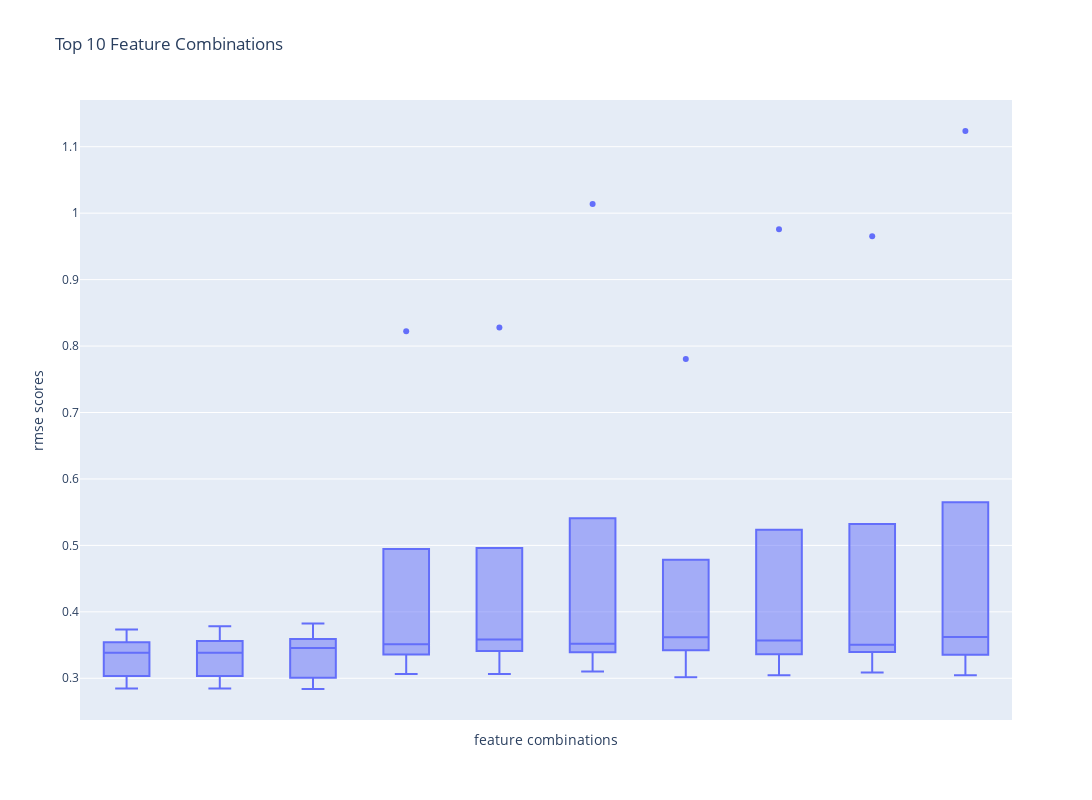

The notebook cell this image was saved under:
### Code cell
pio.renderers.default = 'plotly_mimetype'
x = df_agg_metrics['features'].head(10)

fig = px.box(df_metrics, x=df_metrics[df_metrics['features'].isin(x)]['features'],
             y=df_metrics[df_metrics['features'].isin(x)]['rmse_scores'], title='RMSE Boxplot of Top 10 Feature Combinations')
fig.update_layout(height=800, width=1100,
                  title_text="Top 10 Feature Combinations",
                  xaxis_title="feature combinations", yaxis_title="rmse scores")
fig.update_xaxes(showticklabels=False)
fig.show()

### Figure 1 — Plotly figure (JSON) as saved in the notebook; plotly's stock layout.template omitted (floating-point values rounded to 4 significant figures)
{"data": [{"alignmentgroup": "True", "hovertemplate": "x=%{x}<br>y=%{y}<extra></extra>", "legendgroup": "", "marker": {"color": "#636efa"}, "name": "", "notched": false, "offsetgroup": "", "orientation": "v", "showlegend": false, "type": "box", "x": ["f_1_num_of_terms,f_2_query_length", "f_1_num_of_terms,f_2_query_length", "f_1_num_of_terms,f_2_query_length", "f_1_num_of_terms,f_2_query_length", "f_1_num_of_terms,f_2_query_length", "f_1_num_of_terms,f_2_query_length,f_3_has_numbers", "f_1_num_of_terms,f_2_query_length,f_3_has_numbers", "f_1_num_of_terms,f_2_query_length,f_3_has_numbers", "f_1_num_of_terms,f_2_query_length,f_3_has_numbers", "f_1_num_of_terms,f_2_query_length,f_3_has_numbers", "f_1_num_of_terms,f_2_query_length,f_3_has_numbers,f_4_has_special_char", "f_1_num_of_terms,f_2_query_length,f_3_has_numbers,f_4_has_special_char", "f_1_num_of_terms,f_2_query_length,f_3_has_numbers,f_4_has_special_char", "f_1_num_of_terms,f_2_query_length,f_3_has_numbers,f_4_has_special_char", "f_1_num_of_terms,f_2_query_length,f_3_has_numbers,f_4_has_special_char", "f_1_num_of_terms,f_2_query_length,f_3_has_numbers,f_4_has_special_char,f_5_num_results", "f_1_num_of_terms,f_2_query_length,f_3_has_numbers,f_4_has_special_char,f_5_num_results", "f_1_num_of_terms,f_2_query_length,f_3_has_numbers,f_4_has_special_char,f_5_num_results", "f_1_num_of_terms,f_2_query_length,f_3_has_numbers,f_4_has_special_char,f_5_num_results", "f_1_num_of_terms,f_2_query_length,f_3_has_numbers,f_4_has_special_char,f_5_num_results", "f_1_num_of_terms,f_2_query_length,f_3_has_numbers,f_4_has_special_char,f_5_num_results,f_6_max_title_score", "f_1_num_of_terms,f_2_query_length,f_3_has_numbers,f_4_has_special_char,f_5_num_results,f_6_max_title_score", "f_1_num_of_terms,f_2_query_length,f_3_has_numbers,f_4_has_special_char,f_5_num_results,f_6_max_title_score", "f_1_num_of_terms,f_2_query_length,f_3_has_numbers,f_4_has_special_char,f_5_num_results,f_6_max_title_score", "f_1_num_of_terms,f_2_query_length,f_3_has_numbers,f_4_has_special_char,f_5_num_results,f_6_max_title_score", "f_1_num_of_terms,f_2_query_length,f_3_has_numbers,f_4_has_special_char,f_5_num_results,f_6_max_title_score,f_7_sum_title_scores", "f_1_num_of_terms,f_2_query_length,f_3_has_numbers,f_4_has_special_char,f_5_num_results,f_6_max_title_score,f_7_sum_title_scores", "f_1_num_of_terms,f_2_query_length,f_3_has_numbers,f_4_has_special_char,f_5_num_results,f_6_max_title_score,f_7_sum_title_scores", "f_1_num_of_terms,f_2_query_length,f_3_has_numbers,f_4_has_special_char,f_5_num_results,f_6_max_title_score,f_7_sum_title_scores", "f_1_num_of_terms,f_2_query_length,f_3_has_numbers,f_4_has_special_char,f_5_num_results,f_6_max_title_score,f_7_sum_title_scores", "f_1_num_of_terms,f_2_query_length,f_3_has_numbers,f_4_has_special_char,f_5_num_results,f_6_max_title_score,f_8_max_semantic_score", "f_1_num_of_terms,f_2_query_length,f_3_has_numbers,f_4_has_special_char,f_5_num_results,f_6_max_title_score,f_8_max_semantic_score", "f_1_num_of_terms,f_2_query_length,f_3_has_numbers,f_4_has_special_char,f_5_num_results,f_6_max_title_score,f_8_max_semantic_score", "f_1_num_of_terms,f_2_query_length,f_3_has_numbers,f_4_has_special_char,f_5_num_results,f_6_max_title_score,f_8_max_semantic_score", "f_1_num_of_terms,f_2_query_length,f_3_has_numbers,f_4_has_special_char,f_5_num_results,f_6_max_title_score,f_8_max_semantic_score", "f_1_num_of_terms,f_2_query_length,f_3_has_numbers,f_4_has_special_char,f_5_num_results,f_6_max_title_score,f_7_sum_title_scores,f_8_max_semantic_score", "f_1_num_of_terms,f_2_query_length,f_3_has_numbers,f_4_has_special_char,f_5_num_results,f_6_max_title_score,f_7_sum_title_scores,f_8_max_semantic_score", "f_1_num_of_terms,f_2_query_length,f_3_has_numbers,f_4_has_special_char,f_5_num_results,f_6_max_title_score,f_7_sum_title_scores,f_8_max_semantic_score", "f_1_num_of_terms,f_2_query_length,f_3_has_numbers,f_4_has_special_char,f_5_num_results,f_6_max_title_score,f_7_sum_title_scores,f_8_max_semantic_score", "f_1_num_of_terms,f_2_query_length,f_3_has_numbers,f_4_has_special_char,f_5_num_results,f_6_max_title_score,f_7_sum_title_scores,f_8_max_semantic_score", "f_1_num_of_terms,f_2_query_length,f_3_has_numbers,f_4_has_special_char,f_5_num_results,f_6_max_title_score,f_7_sum_title_scores,f_9_avg_semantic_score", "f_1_num_of_terms,f_2_query_length,f_3_has_numbers,f_4_has_special_char,f_5_num_results,f_6_max_title_score,f_7_sum_title_scores,f_9_avg_semantic_score", "f_1_num_of_terms,f_2_query_length,f_3_has_numbers,f_4_has_special_char,f_5_num_results,f_6_max_title_score,f_7_sum_title_scores,f_9_avg_semantic_score", "f_1_num_of_terms,f_2_query_length,f_3_has_numbers,f_4_has_special_char,f_5_num_results,f_6_max_title_score,f_7_sum_title_scores,f_9_avg_semantic_score", "f_1_num_of_terms,f_2_query_length,f_3_has_numbers,f_4_has_special_char,f_5_num_results,f_6_max_title_score,f_7_sum_title_scores,f_9_avg_semantic_score", "f_1_num_of_terms,f_2_query_length,f_3_has_numbers,f_4_has_special_char,f_5_num_results,f_6_max_title_score,f_7_sum_title_scores,f_8_max_semantic_score,f_9_avg_semantic_score", "f_1_num_of_terms,f_2_query_length,f_3_has_numbers,f_4_has_special_char,f_5_num_results,f_6_max_title_score,f_7_sum_title_scores,f_8_max_semantic_score,f_9_avg_semantic_score", "f_1_num_of_terms,f_2_query_length,f_3_has_numbers,f_4_has_special_char,f_5_num_results,f_6_max_title_score,f_7_sum_title_scores,f_8_max_semantic_score,f_9_avg_semantic_score", "f_1_num_of_terms,f_2_query_length,f_3_has_numbers,f_4_has_special_char,f_5_num_results,f_6_max_title_score,f_7_sum_title_scores,f_8_max_semantic_score,f_9_avg_semantic_score", "f_1_num_of_terms,f_2_query_length,f_3_has_numbers,f_4_has_special_char,f_5_num_results,f_6_max_title_score,f_7_sum_title_scores,f_8_max_semantic_score,f_9_avg_semantic_score"], "x0": " ", "xaxis": "x", "y": [0.3385, 0.3479, 0.2846, 0.3097, 0.3734, 0.3386, 0.3487, 0.2847, 0.3097, 0.3784, 0.3455, 0.3514, 0.2839, 0.3066, 0.3825, 0.3453, 0.3514, 0.8222, 0.3065, 0.3853, 0.3585, 0.3524, 0.8281, 0.3066, 0.3855, 0.3519, 0.3485, 1.014, 0.3104, 0.3834, 0.3555, 0.3619, 0.7806, 0.3016, 0.3776, 0.3466, 0.3571, 0.9757, 0.3047, 0.3727, 0.3505, 0.3498, 0.9654, 0.3086, 0.3878, 0.3458, 0.3622, 1.124, 0.3045, 0.3789], "y0": " ", "yaxis": "y"}], "layout": {"boxmode": "group", "height": 800, "legend": {"tracegroupgap": 0}, "title": {"text": "Top 10 Feature Combinations"}, "width": 1100, "xaxis": {"anchor": "y", "autorange": true, "domain": [0, 1], "range": [-0.5, 9.5], "showticklabels": false, "title": {"text": "feature combinations"}, "type": "category"}, "yaxis": {"anchor": "x", "autorange": true, "domain": [0, 1], "range": [0.2372, 1.17], "title": {"text": "rmse scores"}, "type": "linear"}}}
